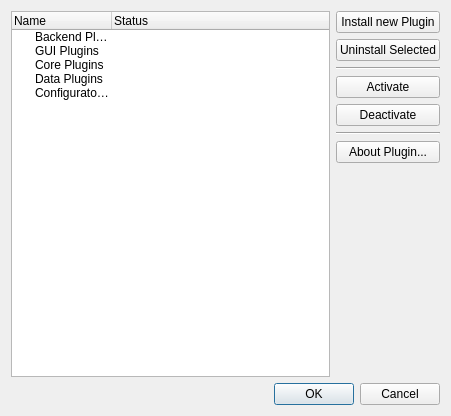
<ui version="4.0" >
 <class>Dialog</class>
 <widget class="QDialog" name="Dialog" >
  <property name="geometry" >
   <rect>
    <x>0</x>
    <y>0</y>
    <width>451</width>
    <height>416</height>
   </rect>
  </property>
  <property name="windowTitle" >
   <string>Dialog</string>
  </property>
  <layout class="QVBoxLayout" name="verticalLayout_2" >
   <item>
    <layout class="QHBoxLayout" name="horizontalLayout" >
     <item>
      <widget class="QTreeWidget" name="treeWidget" >
       <column>
        <property name="text" >
         <string>Name</string>
        </property>
       </column>
       <column>
        <property name="text" >
         <string>Status</string>
        </property>
       </column>
       <item>
        <property name="text" >
         <string>Backend Plugins</string>
        </property>
        <property name="text" >
         <string/>
        </property>
       </item>
       <item>
        <property name="text" >
         <string>GUI Plugins</string>
        </property>
        <property name="text" >
         <string/>
        </property>
       </item>
       <item>
        <property name="text" >
         <string>Core Plugins</string>
        </property>
        <property name="text" >
         <string/>
        </property>
       </item>
       <item>
        <property name="text" >
         <string>Data Plugins</string>
        </property>
        <property name="text" >
         <string/>
        </property>
       </item>
       <item>
        <property name="text" >
         <string>Configurator Plugins</string>
        </property>
        <property name="text" >
         <string/>
        </property>
       </item>
      </widget>
     </item>
     <item>
      <layout class="QVBoxLayout" name="verticalLayout" >
       <item>
        <widget class="QPushButton" name="pushButton" >
         <property name="text" >
          <string>Install new Plugin</string>
         </property>
        </widget>
       </item>
       <item>
        <widget class="QPushButton" name="pushButton_2" >
         <property name="text" >
          <string>Uninstall Selected</string>
         </property>
        </widget>
       </item>
       <item>
        <widget class="Line" name="line" >
         <property name="orientation" >
          <enum>Qt::Horizontal</enum>
         </property>
        </widget>
       </item>
       <item>
        <widget class="QPushButton" name="pushButton_3" >
         <property name="text" >
          <string>Activate</string>
         </property>
        </widget>
       </item>
       <item>
        <widget class="QPushButton" name="pushButton_4" >
         <property name="text" >
          <string>Deactivate</string>
         </property>
        </widget>
       </item>
       <item>
        <widget class="Line" name="line_2" >
         <property name="orientation" >
          <enum>Qt::Horizontal</enum>
         </property>
        </widget>
       </item>
       <item>
        <widget class="QPushButton" name="pushButton_5" >
         <property name="text" >
          <string>About Plugin...</string>
         </property>
        </widget>
       </item>
       <item>
        <spacer name="verticalSpacer" >
         <property name="orientation" >
          <enum>Qt::Vertical</enum>
         </property>
         <property name="sizeHint" stdset="0" >
          <size>
           <width>20</width>
           <height>40</height>
          </size>
         </property>
        </spacer>
       </item>
      </layout>
     </item>
    </layout>
   </item>
   <item>
    <widget class="QDialogButtonBox" name="buttonBox" >
     <property name="orientation" >
      <enum>Qt::Horizontal</enum>
     </property>
     <property name="standardButtons" >
      <set>QDialogButtonBox::Cancel|QDialogButtonBox::Ok</set>
     </property>
    </widget>
   </item>
  </layout>
 </widget>
 <resources/>
 <connections>
  <connection>
   <sender>buttonBox</sender>
   <signal>accepted()</signal>
   <receiver>Dialog</receiver>
   <slot>accept()</slot>
   <hints>
    <hint type="sourcelabel" >
     <x>248</x>
     <y>254</y>
    </hint>
    <hint type="destinationlabel" >
     <x>157</x>
     <y>274</y>
    </hint>
   </hints>
  </connection>
  <connection>
   <sender>buttonBox</sender>
   <signal>rejected()</signal>
   <receiver>Dialog</receiver>
   <slot>reject()</slot>
   <hints>
    <hint type="sourcelabel" >
     <x>316</x>
     <y>260</y>
    </hint>
    <hint type="destinationlabel" >
     <x>286</x>
     <y>274</y>
    </hint>
   </hints>
  </connection>
 </connections>
</ui>
